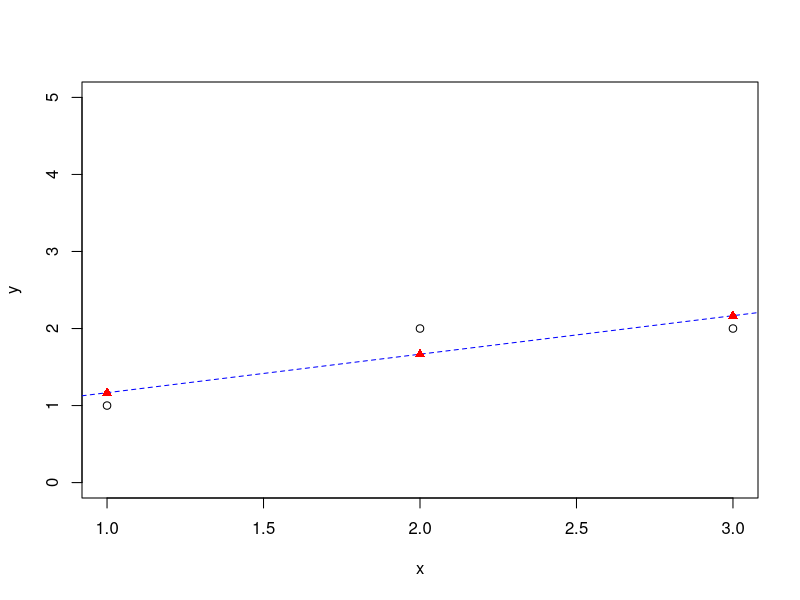

Recreate this plot in R.
#question 1
#a.
(A = matrix(1, 3, 3)) #initializing matrix of all 1s
division = c(1, 2, 3)
(A = t(t(A) / c(1:9))) #calculating using transpose twice
#b.
(B = A[1:2, 1:2]) #getting first two rows/cols
#c.
(C = diag(diag(A)))
#d.
newCol = c(4, 4, 4) 
(D = cbind(C, newCol)) #binding column of 4s
newRow = c(5, 5, 5, 5)
(D = rbind(D, newRow)) #binding row of 5s

#question 2
#initializing matrices for calculation
a = matrix(c(2, 4, 6), nrow = 1)
b = t(matrix(c(3, 2, 5), nrow = 1))
C = matrix(c(3, 6, 2, 4), nrow = 2)
D = matrix(c(3, 8, 8, 0), nrow = 2)
E = matrix(c(3, 2, 4, 0, 1, 6, 0, 2), nrow = 2)
F = matrix(c(0, 1, 3, 2, 4, 0, 6, 0, 1), nrow = 3)
G = matrix(c(2, 6, 3, 6, 4, 1, 3, 1, 7), nrow = 3)

#performing matrix calculations
#a.
((2 * C) + (4 * D))
#b.
((4 * F) - G)
#c.
(t(a) + (2 * b))
#d.
(a + (2 * t(b)))
#e.
((F %*% t(a)) + b) 
#f.
(E %*% t(E))
#g.
(t(E) %*% E)
#h.
(a %*% t(a))


#question 3
#initializing given matrices for later calculation
y = matrix(c(1, 2, 2), nrow = 3)
x = matrix(c(1, 2, 3), nrow = 3)
X = matrix(c(1, 1, 1, 1, 2, 3), nrow = 3)
#a.
initial = t(X) %*% X
inverse = solve(initial) #calculating inverse of 2x2 result
(lineValues = (inverse %*% (t(X) %*% y))) #finding values for a and b
#b.
plot(x, y, ylim = range(0:5)) #plotting initial scatter plot

#adding line based on calculated matrix from part a
abline(a = lineValues[1, 1], b = lineValues[2, 1], lty = 2, col = 'blue')
pointValues = lineValues[2, 1] * x + lineValues[1, 1]
points(x, pointValues, pch = 17, col = "red") #adding points on scatter plot
#c.
#values of yHat used for correlation calculation
yHatBar = mean(pointValues)
yHatSquared = sum((pointValues - yHatBar) ^ 2)

#values of y used for correlation calculation
yBar = mean(y)
ySquared = sum((y - yBar) ^ 2)

corSum = sum((pointValues - yHatBar) * (y - yBar))
(correlation = corSum / sqrt(yHatSquared * ySquared)) #calculating correlation

#correlations using built in functions
(cor(pointValues, y))
(cor(x, y)) 
#the correlation values are the same between x and y and yHat and y

#question 4
#a.
U = matrix(runif(5000, 2, 8), nrow = 1000, ncol = 5) #generating uniform distribution
head(U)
(sampleMean = round(apply(U, 2, mean), 2)) #estimates mean of population based on sample columns
(sampleVar = round(apply(U, 2, var), 2)) #estimates variance of population based on sample columns
#b.
round(apply((sweep(U, 2, apply(U, 2, mean))) ^ 2, 2, mean) * (1000 / 999), 2) 
# * 1000/999 to account for n - 1 division